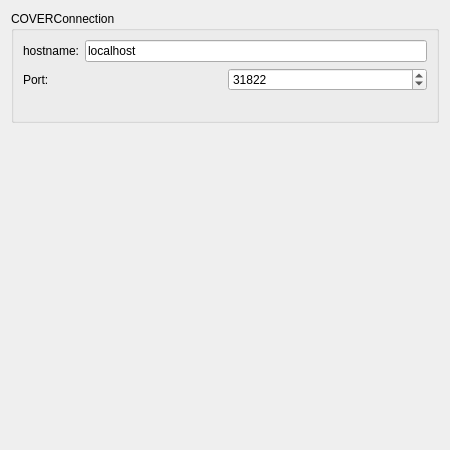
<?xml version="1.0" encoding="UTF-8"?>
<ui version="4.0">
 <class>COVERConnection</class>
 <widget class="QDialog" name="COVERConnection">
  <property name="geometry">
   <rect>
    <x>0</x>
    <y>0</y>
    <width>450</width>
    <height>450</height>
   </rect>
  </property>
  <property name="mouseTracking">
   <bool>false</bool>
  </property>
  <property name="windowTitle">
   <string>Settings</string>
  </property>
  <layout class="QFormLayout" name="formLayout_2">
   <item row="0" column="0" colspan="2">
    <widget class="QGroupBox" name="groupBox_2">
     <property name="title">
      <string>COVERConnection</string>
     </property>
     <layout class="QFormLayout" name="formLayout">
      <item row="0" column="0" colspan="2">
       <layout class="QVBoxLayout" name="verticalLayout">
        <item>
         <layout class="QHBoxLayout" name="horizontalLayout_2">
          <item>
           <widget class="QLabel" name="label_3">
            <property name="text">
             <string>hostname:</string>
            </property>
           </widget>
          </item>
          <item>
           <widget class="QLineEdit" name="hostnameEdit">
            <property name="text">
             <string>localhost</string>
            </property>
           </widget>
          </item>
         </layout>
        </item>
        <item>
         <layout class="QHBoxLayout" name="horizontalLayout">
          <item>
           <widget class="QLabel" name="label_5">
            <property name="text">
             <string>Port:</string>
            </property>
           </widget>
          </item>
          <item>
           <widget class="QSpinBox" name="portSpinBox">
            <property name="minimum">
             <number>1000</number>
            </property>
            <property name="maximum">
             <number>100000</number>
            </property>
            <property name="value">
             <number>31822</number>
            </property>
           </widget>
          </item>
         </layout>
        </item>
       </layout>
      </item>
      <item row="1" column="0">
       <widget class="QLabel" name="Instruction">
        <property name="text">
         <string/>
        </property>
       </widget>
      </item>
     </layout>
    </widget>
   </item>
  </layout>
 </widget>
 <resources/>
 <connections/>
</ui>
